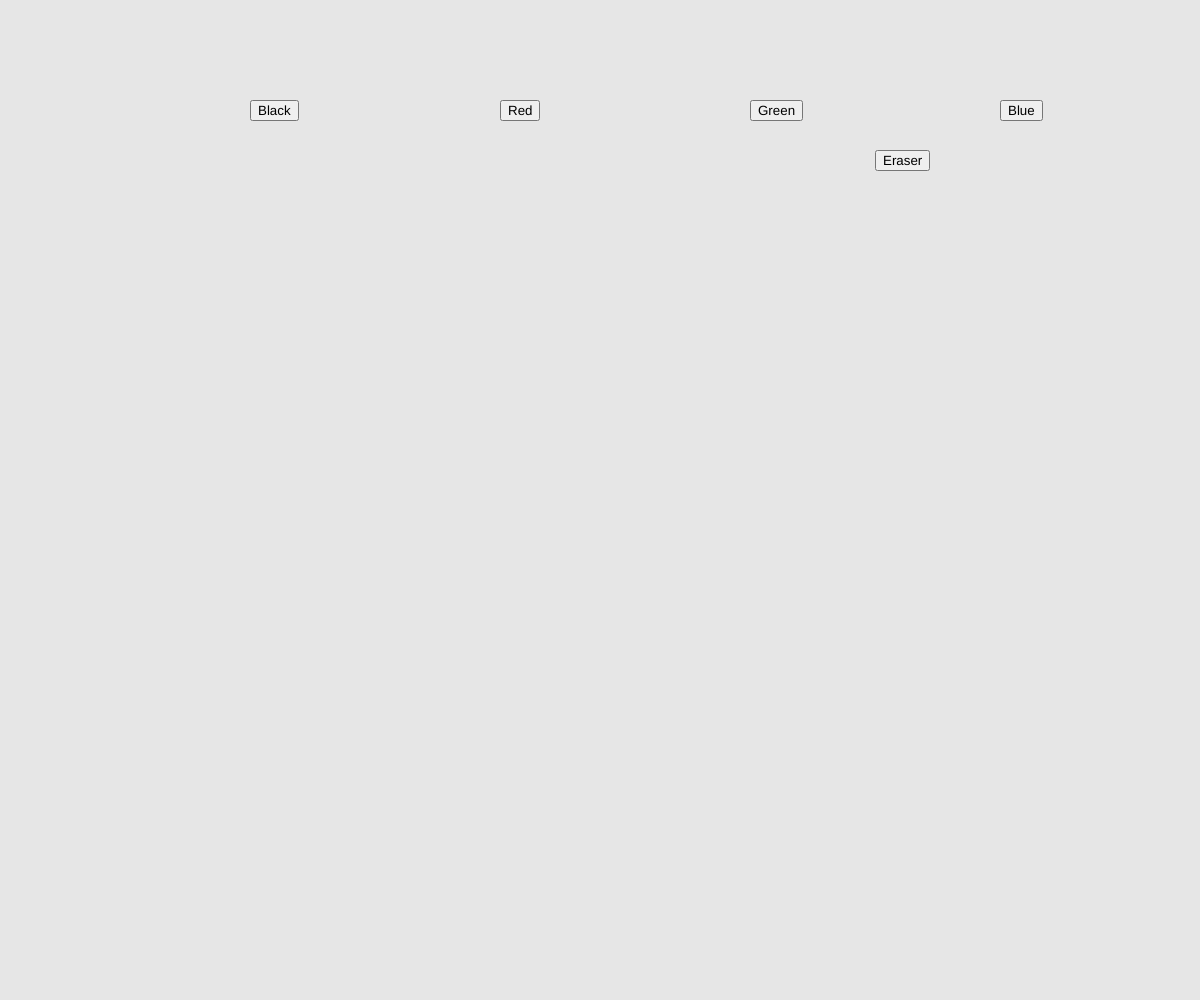
Frame 1 (no input)
Frame 60 (no input): identical to frame 1, image omitted
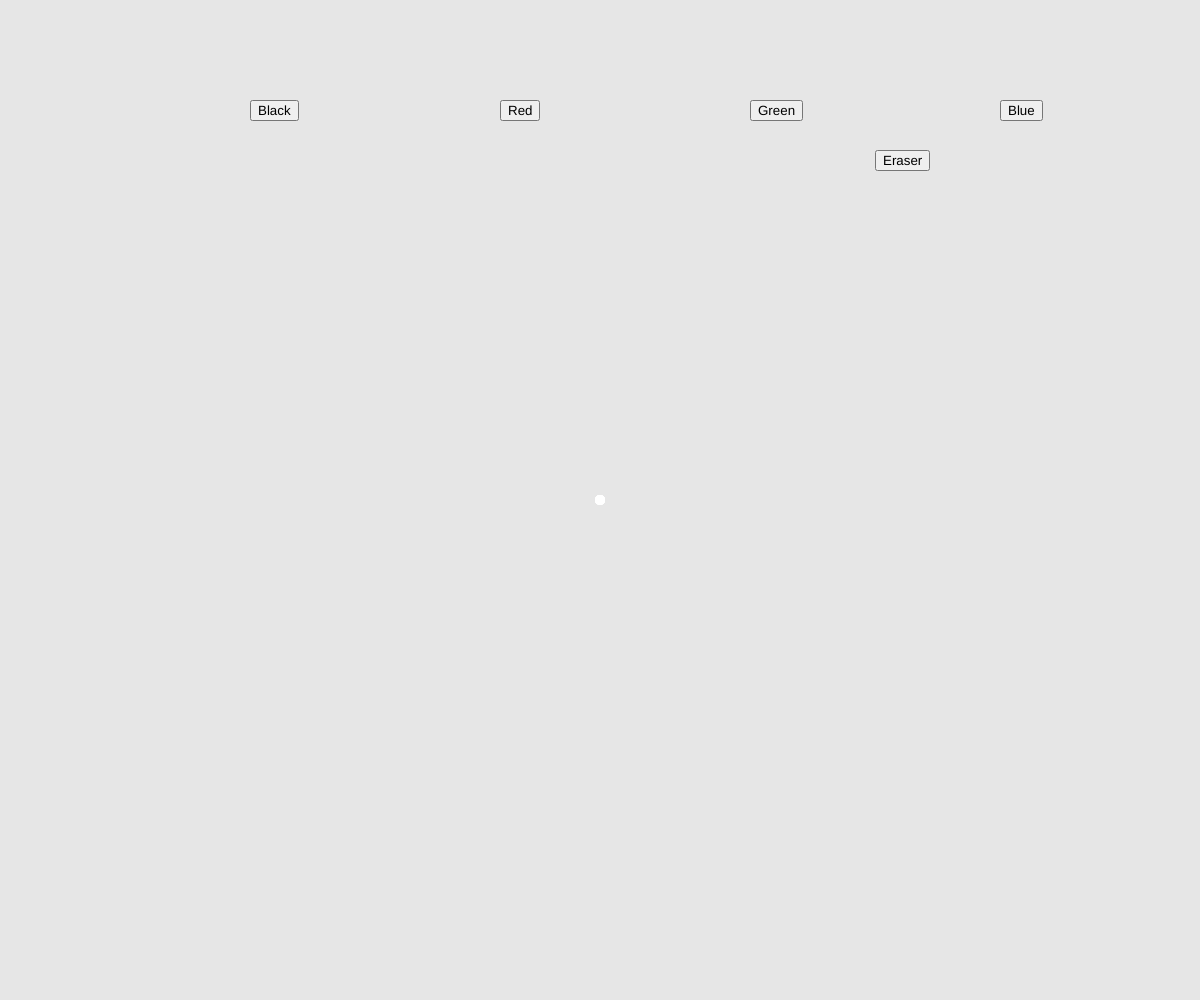
Frame 120 (the mouse pressed at the canvas centre since frame 60)

The p5.js sketch that drew these frames (run headless with seeded random() and noise() and a simulated clock; from frame 60 on, the mouse is pressed at the canvas centre):

// p5.js sketch
// ── sketch.js
let button1;
let button2;
let button3;
let button4;
let button5;
let button6;
let button7;

function setup() {
  createCanvas(windowWidth, windowHeight);
  background(230);
    noStroke();
//Red Button
    button1 = createButton('Red');
    button1.position(500, 100);
    button1.mousePressed(changeColor1);
//Green Button
    button2 = createButton('Green');
    button2.position(750, 100);
    button2.mousePressed(changeColor2);
//Blue Button 
    button3 = createButton('Blue');
    button3.position(1000, 100);
    button3.mousePressed(changeColor3);
//Yellow Button 
    button4 = createButton('Yellow');
    button4.position(1250, 100);
    button4.mousePressed(changeColor4);
 //Black Button 
    button5 = createButton('Black');
    button5.position(250, 100);
    button5.mousePressed(changeColor5);
//White Button 
    button6 = createButton('White');
    button6.position(1600, 100);
    button6.mousePressed(changeColor6);
//Eraser Button 
    button7 = createButton('Eraser');
    button7.position(875, 150);
    button7.mousePressed(changeColor7);
}

function changeColor1() {
  let val1 = fill(252, 3, 3);
  background(val);
}
function changeColor2() {
  let val2 = fill(61, 176, 26);
  background(val);
}
function changeColor3() {
  let val3 = fill(75, 125, 204);
  background(val);
}
function changeColor4() {
  let val3 = fill(255, 196, 0);
  background(val);
}
function changeColor5() {
  let val3 = fill(0);
  background(val);
}
function changeColor6() {
  let val3 = fill(255);
  background(val);
}
function changeColor7() {
  let val3 = fill(230);
  background(val);
}

//Pen Tool
function draw() {
    if (mouseIsPressed === true) {
    ellipse(mouseX, mouseY, 10, 10);
  }
  print(mouseIsPressed);
}
